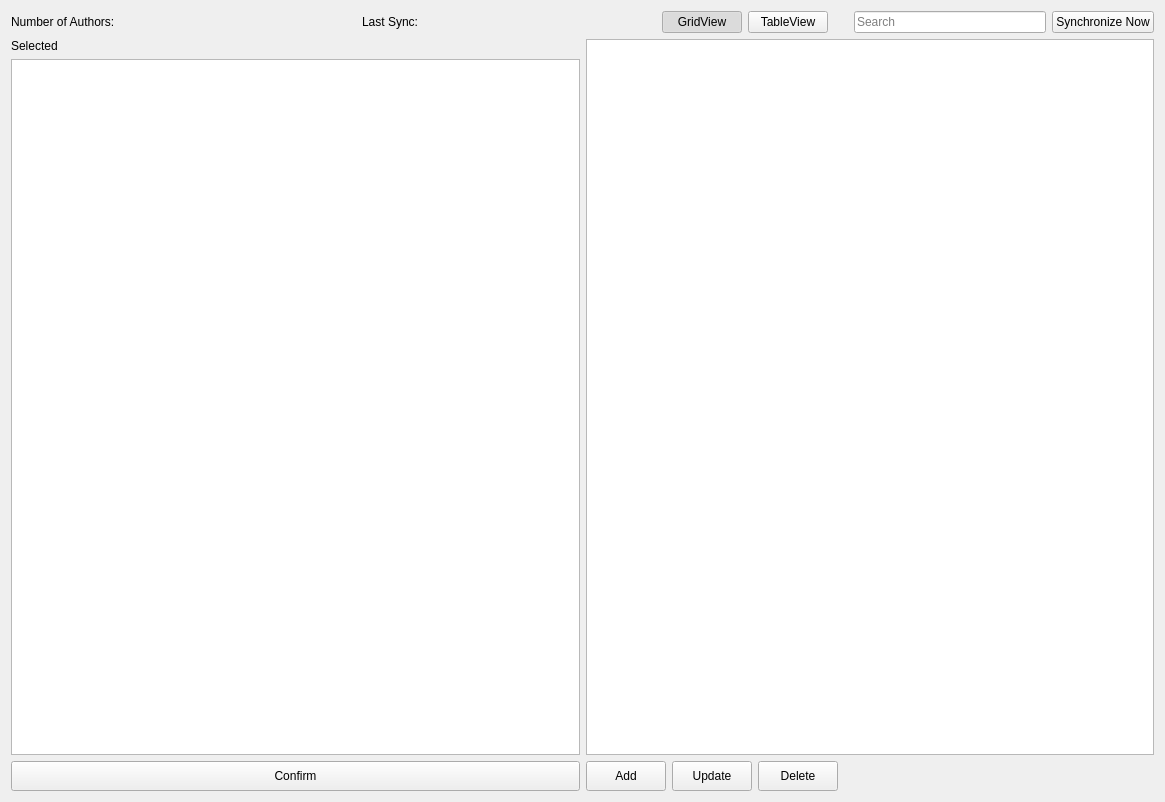
<?xml version="1.0" encoding="UTF-8"?>
<ui version="4.0">
 <class>AuthorSection</class>
 <widget class="QWidget" name="AuthorSection">
  <property name="geometry">
   <rect>
    <x>0</x>
    <y>0</y>
    <width>1165</width>
    <height>802</height>
   </rect>
  </property>
  <property name="windowTitle">
   <string>Form</string>
  </property>
  <layout class="QVBoxLayout" name="verticalLayout_5">
   <item>
    <widget class="QWidget" name="topBar" native="true">
     <property name="minimumSize">
      <size>
       <width>0</width>
       <height>0</height>
      </size>
     </property>
     <layout class="QHBoxLayout" name="horizontalLayout_9">
      <property name="leftMargin">
       <number>0</number>
      </property>
      <property name="topMargin">
       <number>0</number>
      </property>
      <property name="rightMargin">
       <number>0</number>
      </property>
      <property name="bottomMargin">
       <number>0</number>
      </property>
      <item>
       <widget class="QLabel" name="numberOfAuthorsTextLabel">
        <property name="sizePolicy">
         <sizepolicy hsizetype="Fixed" vsizetype="Preferred">
          <horstretch>0</horstretch>
          <verstretch>0</verstretch>
         </sizepolicy>
        </property>
        <property name="text">
         <string>Number of Authors: </string>
        </property>
        <property name="textInteractionFlags">
         <set>Qt::LinksAccessibleByMouse|Qt::TextSelectableByMouse</set>
        </property>
       </widget>
      </item>
      <item>
       <widget class="QLabel" name="numberOfAuthorsLabel">
        <property name="sizePolicy">
         <sizepolicy hsizetype="MinimumExpanding" vsizetype="Preferred">
          <horstretch>0</horstretch>
          <verstretch>0</verstretch>
         </sizepolicy>
        </property>
        <property name="text">
         <string>&lt;count&gt;</string>
        </property>
        <property name="textInteractionFlags">
         <set>Qt::LinksAccessibleByMouse|Qt::TextSelectableByMouse</set>
        </property>
       </widget>
      </item>
      <item>
       <spacer name="horizontalSpacer_18">
        <property name="orientation">
         <enum>Qt::Horizontal</enum>
        </property>
        <property name="sizeType">
         <enum>QSizePolicy::Minimum</enum>
        </property>
        <property name="sizeHint" stdset="0">
         <size>
          <width>40</width>
          <height>20</height>
         </size>
        </property>
       </spacer>
      </item>
      <item>
       <widget class="QLabel" name="lastSyncTextLabel">
        <property name="sizePolicy">
         <sizepolicy hsizetype="Fixed" vsizetype="Preferred">
          <horstretch>0</horstretch>
          <verstretch>0</verstretch>
         </sizepolicy>
        </property>
        <property name="text">
         <string>Last Sync:</string>
        </property>
        <property name="textInteractionFlags">
         <set>Qt::LinksAccessibleByMouse|Qt::TextSelectableByMouse</set>
        </property>
       </widget>
      </item>
      <item>
       <widget class="QLabel" name="lastSyncLabel">
        <property name="sizePolicy">
         <sizepolicy hsizetype="MinimumExpanding" vsizetype="Preferred">
          <horstretch>0</horstretch>
          <verstretch>0</verstretch>
         </sizepolicy>
        </property>
        <property name="text">
         <string>&lt;sync datetime&gt;</string>
        </property>
        <property name="textInteractionFlags">
         <set>Qt::LinksAccessibleByMouse|Qt::TextSelectableByMouse</set>
        </property>
       </widget>
      </item>
      <item>
       <spacer name="horizontalSpacer_19">
        <property name="orientation">
         <enum>Qt::Horizontal</enum>
        </property>
        <property name="sizeType">
         <enum>QSizePolicy::Minimum</enum>
        </property>
        <property name="sizeHint" stdset="0">
         <size>
          <width>40</width>
          <height>20</height>
         </size>
        </property>
       </spacer>
      </item>
      <item>
       <widget class="QPushButton" name="gridViewButton">
        <property name="text">
         <string>GridView</string>
        </property>
        <property name="icon">
         <iconset resource="../../resources/resource.qrc">
          <normaloff>:/icons/grid.svg</normaloff>:/icons/grid.svg</iconset>
        </property>
        <property name="checkable">
         <bool>true</bool>
        </property>
        <property name="checked">
         <bool>true</bool>
        </property>
        <property name="autoExclusive">
         <bool>true</bool>
        </property>
       </widget>
      </item>
      <item>
       <widget class="QPushButton" name="tableViewButton">
        <property name="text">
         <string>TableView</string>
        </property>
        <property name="icon">
         <iconset resource="../../resources/resource.qrc">
          <normaloff>:/icons/table.svg</normaloff>:/icons/table.svg</iconset>
        </property>
        <property name="iconSize">
         <size>
          <width>16</width>
          <height>16</height>
         </size>
        </property>
        <property name="checkable">
         <bool>true</bool>
        </property>
        <property name="checked">
         <bool>false</bool>
        </property>
        <property name="autoExclusive">
         <bool>true</bool>
        </property>
       </widget>
      </item>
      <item>
       <spacer name="horizontalSpacer_20">
        <property name="orientation">
         <enum>Qt::Horizontal</enum>
        </property>
        <property name="sizeType">
         <enum>QSizePolicy::Maximum</enum>
        </property>
        <property name="sizeHint" stdset="0">
         <size>
          <width>20</width>
          <height>20</height>
         </size>
        </property>
       </spacer>
      </item>
      <item>
       <widget class="QLineEdit" name="searchLineEdit">
        <property name="placeholderText">
         <string>Search</string>
        </property>
        <property name="clearButtonEnabled">
         <bool>true</bool>
        </property>
       </widget>
      </item>
      <item>
       <widget class="QPushButton" name="synchronizeNowButton">
        <property name="sizePolicy">
         <sizepolicy hsizetype="Fixed" vsizetype="Fixed">
          <horstretch>0</horstretch>
          <verstretch>0</verstretch>
         </sizepolicy>
        </property>
        <property name="text">
         <string>Synchronize Now</string>
        </property>
        <property name="icon">
         <iconset resource="../../resources/resource.qrc">
          <normaloff>:/icons/reload.svg</normaloff>:/icons/reload.svg</iconset>
        </property>
       </widget>
      </item>
     </layout>
    </widget>
   </item>
   <item>
    <layout class="QHBoxLayout" name="horizontalLayout">
     <item>
      <widget class="QWidget" name="authorPicker" native="true">
       <layout class="QVBoxLayout" name="verticalLayout_6">
        <property name="leftMargin">
         <number>0</number>
        </property>
        <property name="topMargin">
         <number>0</number>
        </property>
        <property name="rightMargin">
         <number>0</number>
        </property>
        <property name="bottomMargin">
         <number>0</number>
        </property>
        <item>
         <widget class="QLabel" name="label_2">
          <property name="text">
           <string>Selected</string>
          </property>
         </widget>
        </item>
        <item>
         <widget class="QListView" name="authorPickerList">
          <property name="viewMode">
           <enum>QListView::IconMode</enum>
          </property>
         </widget>
        </item>
        <item>
         <widget class="QPushButton" name="confirmButton">
          <property name="minimumSize">
           <size>
            <width>0</width>
            <height>30</height>
           </size>
          </property>
          <property name="text">
           <string>Confirm</string>
          </property>
         </widget>
        </item>
       </layout>
      </widget>
     </item>
     <item>
      <layout class="QVBoxLayout" name="verticalLayout_4">
       <property name="spacing">
        <number>6</number>
       </property>
       <item>
        <widget class="QStackedWidget" name="stackedWidget">
         <property name="sizePolicy">
          <sizepolicy hsizetype="Expanding" vsizetype="Expanding">
           <horstretch>0</horstretch>
           <verstretch>0</verstretch>
          </sizepolicy>
         </property>
         <property name="lineWidth">
          <number>1</number>
         </property>
         <property name="currentIndex">
          <number>0</number>
         </property>
         <widget class="QWidget" name="gridViewPage">
          <layout class="QVBoxLayout" name="verticalLayout_3">
           <property name="leftMargin">
            <number>0</number>
           </property>
           <property name="topMargin">
            <number>0</number>
           </property>
           <property name="rightMargin">
            <number>0</number>
           </property>
           <property name="bottomMargin">
            <number>0</number>
           </property>
           <item>
            <widget class="GridView" name="authorListView">
             <property name="sizePolicy">
              <sizepolicy hsizetype="Ignored" vsizetype="Expanding">
               <horstretch>0</horstretch>
               <verstretch>0</verstretch>
              </sizepolicy>
             </property>
             <property name="mouseTracking">
              <bool>true</bool>
             </property>
             <property name="styleSheet">
              <string notr="true">QListView {
	outline: 0;
	background-color: &quot;#eeeeee&quot;
}
</string>
             </property>
             <property name="horizontalScrollBarPolicy">
              <enum>Qt::ScrollBarAlwaysOff</enum>
             </property>
             <property name="editTriggers">
              <set>QAbstractItemView::NoEditTriggers</set>
             </property>
             <property name="verticalScrollMode">
              <enum>QAbstractItemView::ScrollPerPixel</enum>
             </property>
             <property name="movement">
              <enum>QListView::Free</enum>
             </property>
             <property name="isWrapping" stdset="0">
              <bool>true</bool>
             </property>
             <property name="resizeMode">
              <enum>QListView::Adjust</enum>
             </property>
             <property name="viewMode">
              <enum>QListView::IconMode</enum>
             </property>
             <property name="uniformItemSizes">
              <bool>true</bool>
             </property>
             <property name="selectionRectVisible">
              <bool>true</bool>
             </property>
            </widget>
           </item>
          </layout>
         </widget>
         <widget class="QWidget" name="tableViewPage">
          <layout class="QVBoxLayout" name="verticalLayout_2">
           <property name="leftMargin">
            <number>0</number>
           </property>
           <property name="topMargin">
            <number>0</number>
           </property>
           <property name="rightMargin">
            <number>0</number>
           </property>
           <property name="bottomMargin">
            <number>0</number>
           </property>
           <item>
            <widget class="QSplitter" name="splitter">
             <property name="orientation">
              <enum>Qt::Horizontal</enum>
             </property>
             <widget class="QTableView" name="authorTableView">
              <property name="sizePolicy">
               <sizepolicy hsizetype="Expanding" vsizetype="Expanding">
                <horstretch>0</horstretch>
                <verstretch>0</verstretch>
               </sizepolicy>
              </property>
              <property name="mouseTracking">
               <bool>true</bool>
              </property>
              <property name="editTriggers">
               <set>QAbstractItemView::NoEditTriggers</set>
              </property>
              <property name="alternatingRowColors">
               <bool>true</bool>
              </property>
              <property name="gridStyle">
               <enum>Qt::SolidLine</enum>
              </property>
             </widget>
             <widget class="QWidget" name="layoutWidget">
              <layout class="QVBoxLayout" name="verticalLayout">
               <item>
                <widget class="AspectRatioLabel" name="authorImage">
                 <property name="sizePolicy">
                  <sizepolicy hsizetype="Expanding" vsizetype="Expanding">
                   <horstretch>0</horstretch>
                   <verstretch>0</verstretch>
                  </sizepolicy>
                 </property>
                 <property name="text">
                  <string/>
                 </property>
                 <property name="pixmap">
                  <pixmap resource="../../resources/resource.qrc">:/images/DefaultBookCover.jpg</pixmap>
                 </property>
                 <property name="alignment">
                  <set>Qt::AlignBottom|Qt::AlignHCenter</set>
                 </property>
                </widget>
               </item>
               <item alignment="Qt::AlignHCenter|Qt::AlignVCenter">
                <widget class="QLabel" name="authorFullname">
                 <property name="font">
                  <font>
                   <pointsize>15</pointsize>
                   <bold>true</bold>
                  </font>
                 </property>
                 <property name="text">
                  <string>&lt;Author Fullname&gt;</string>
                 </property>
                 <property name="wordWrap">
                  <bool>true</bool>
                 </property>
                </widget>
               </item>
               <item>
                <layout class="QHBoxLayout" name="horizontalLayout_8">
                 <property name="leftMargin">
                  <number>6</number>
                 </property>
                 <property name="topMargin">
                  <number>6</number>
                 </property>
                 <property name="rightMargin">
                  <number>6</number>
                 </property>
                 <property name="bottomMargin">
                  <number>6</number>
                 </property>
                 <item>
                  <widget class="QLabel" name="label">
                   <property name="font">
                    <font>
                     <bold>true</bold>
                    </font>
                   </property>
                   <property name="text">
                    <string>Author Id:</string>
                   </property>
                  </widget>
                 </item>
                 <item>
                  <widget class="QLabel" name="authorId">
                   <property name="text">
                    <string>&lt;Author Id&gt;</string>
                   </property>
                  </widget>
                 </item>
                 <item>
                  <spacer name="horizontalSpacer_10">
                   <property name="orientation">
                    <enum>Qt::Horizontal</enum>
                   </property>
                   <property name="sizeHint" stdset="0">
                    <size>
                     <width>40</width>
                     <height>20</height>
                    </size>
                   </property>
                  </spacer>
                 </item>
                 <item>
                  <widget class="QPushButton" name="showDetailsButton">
                   <property name="minimumSize">
                    <size>
                     <width>0</width>
                     <height>30</height>
                    </size>
                   </property>
                   <property name="text">
                    <string>Show Details</string>
                   </property>
                  </widget>
                 </item>
                </layout>
               </item>
               <item>
                <spacer name="verticalSpacer">
                 <property name="orientation">
                  <enum>Qt::Vertical</enum>
                 </property>
                 <property name="sizeType">
                  <enum>QSizePolicy::Fixed</enum>
                 </property>
                 <property name="sizeHint" stdset="0">
                  <size>
                   <width>0</width>
                   <height>20</height>
                  </size>
                 </property>
                </spacer>
               </item>
              </layout>
             </widget>
            </widget>
           </item>
          </layout>
         </widget>
        </widget>
       </item>
       <item>
        <layout class="QHBoxLayout" name="horizontalLayout_4">
         <property name="spacing">
          <number>6</number>
         </property>
         <property name="sizeConstraint">
          <enum>QLayout::SetMinimumSize</enum>
         </property>
         <item>
          <widget class="QPushButton" name="addButton">
           <property name="enabled">
            <bool>true</bool>
           </property>
           <property name="minimumSize">
            <size>
             <width>0</width>
             <height>30</height>
            </size>
           </property>
           <property name="text">
            <string>Add</string>
           </property>
          </widget>
         </item>
         <item>
          <widget class="QPushButton" name="updateButton">
           <property name="minimumSize">
            <size>
             <width>0</width>
             <height>30</height>
            </size>
           </property>
           <property name="styleSheet">
            <string notr="true"/>
           </property>
           <property name="text">
            <string>Update</string>
           </property>
          </widget>
         </item>
         <item>
          <widget class="QPushButton" name="deleteButton">
           <property name="minimumSize">
            <size>
             <width>0</width>
             <height>30</height>
            </size>
           </property>
           <property name="text">
            <string>Delete</string>
           </property>
          </widget>
         </item>
         <item>
          <spacer name="horizontalSpacer_6">
           <property name="orientation">
            <enum>Qt::Horizontal</enum>
           </property>
           <property name="sizeHint" stdset="0">
            <size>
             <width>37</width>
             <height>27</height>
            </size>
           </property>
          </spacer>
         </item>
         <item>
          <widget class="PaginationWidget" name="pagination" native="true">
           <property name="sizePolicy">
            <sizepolicy hsizetype="Maximum" vsizetype="Preferred">
             <horstretch>0</horstretch>
             <verstretch>0</verstretch>
            </sizepolicy>
           </property>
           <property name="minimumSize">
            <size>
             <width>50</width>
             <height>0</height>
            </size>
           </property>
          </widget>
         </item>
        </layout>
       </item>
      </layout>
     </item>
    </layout>
   </item>
  </layout>
 </widget>
 <customwidgets>
  <customwidget>
   <class>PaginationWidget</class>
   <extends>QWidget</extends>
   <header>paginationwidget.h</header>
   <container>1</container>
  </customwidget>
  <customwidget>
   <class>AspectRatioLabel</class>
   <extends>QLabel</extends>
   <header>aspectratiolabel.h</header>
  </customwidget>
  <customwidget>
   <class>GridView</class>
   <extends>QListView</extends>
   <header>gridview.h</header>
  </customwidget>
 </customwidgets>
 <resources>
  <include location="../../resources/resource.qrc"/>
 </resources>
 <connections/>
</ui>
